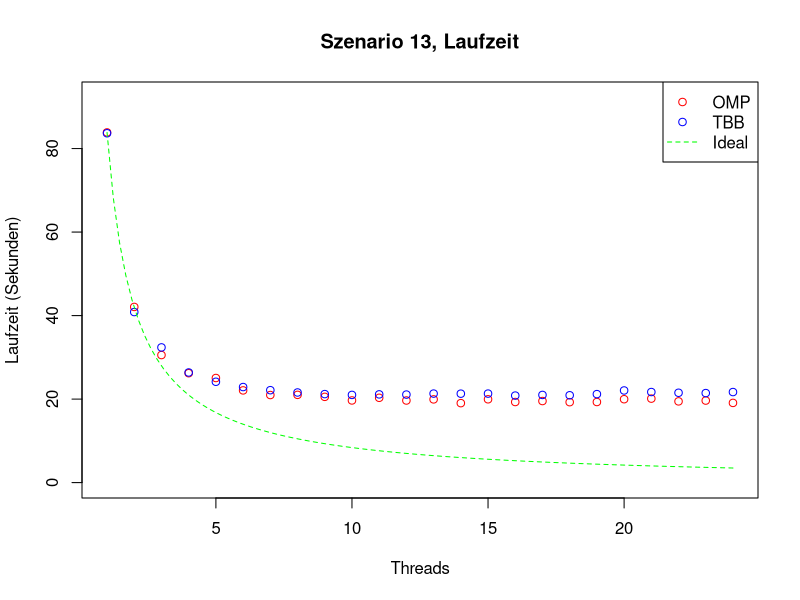

R code for this plot:
#!/usr/bin/R

library(ggplot2)

inp <- read.csv("intel-benchmark-13.csv", sep=";")

aggr <- aggregate(inp$Walltime, by=list(inp$Implementierung, inp$Threads), FUN=mean)

names(aggr)[1] <- "Implementierung"
names(aggr)[2] <- "Threads"
names(aggr)[3] <- "Walltime"

omp <- aggr[aggr$Implementierung=="OMP",]
tbb <- aggr[aggr$Implementierung=="TBB",]

omp_ideal <- function(x) max(omp$Walltime) / x
tbb_ideal <- function(x) max(tbb$Walltime) / x

png("s13_runtime.png", width=1024, height=768, pointsize=24)
#pdf("s13_runtime.pdf")

plot(omp$Threads, omp$Walltime, col="red", ylim=c(0, max(aggr$Walltime)*1.1), xlab="Threads", ylab="Laufzeit (Sekunden)")
points(tbb$Threads, tbb$Walltime, col="blue")

curve(omp_ideal, add=TRUE, col="green", lty=2)

title("Szenario 13, Laufzeit")
legend(x="topright", legend=c("OMP","TBB","Ideal"), col=c("red","blue","green"), pch=c(1,1,-1), lty=c(-1,-1,2))
